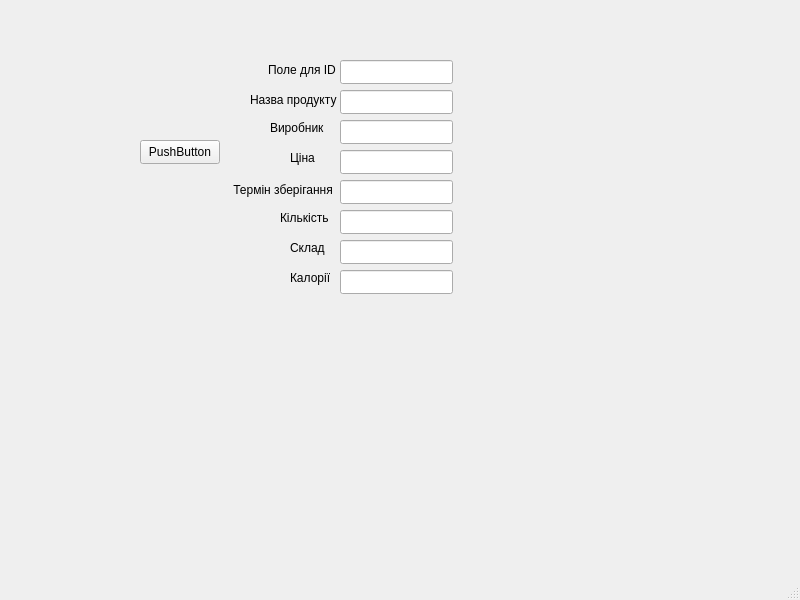
<?xml version="1.0" encoding="UTF-8"?>
<ui version="4.0">
 <class>MainWindow</class>
 <widget class="QMainWindow" name="MainWindow">
  <property name="geometry">
   <rect>
    <x>0</x>
    <y>0</y>
    <width>800</width>
    <height>600</height>
   </rect>
  </property>
  <property name="windowTitle">
   <string>MainWindow</string>
  </property>
  <widget class="QWidget" name="centralwidget">
   <widget class="QPushButton" name="createProductButton">
    <property name="geometry">
     <rect>
      <x>140</x>
      <y>140</y>
      <width>80</width>
      <height>24</height>
     </rect>
    </property>
    <property name="text">
     <string>PushButton</string>
    </property>
   </widget>
   <widget class="QLineEdit" name="idLineEdit">
    <property name="geometry">
     <rect>
      <x>340</x>
      <y>60</y>
      <width>113</width>
      <height>24</height>
     </rect>
    </property>
   </widget>
   <widget class="QLineEdit" name="nameLineEdit">
    <property name="geometry">
     <rect>
      <x>340</x>
      <y>90</y>
      <width>113</width>
      <height>24</height>
     </rect>
    </property>
   </widget>
   <widget class="QLineEdit" name="manufacturerLineEdit">
    <property name="geometry">
     <rect>
      <x>340</x>
      <y>120</y>
      <width>113</width>
      <height>24</height>
     </rect>
    </property>
   </widget>
   <widget class="QLineEdit" name="priceLineEdit">
    <property name="geometry">
     <rect>
      <x>340</x>
      <y>150</y>
      <width>113</width>
      <height>24</height>
     </rect>
    </property>
   </widget>
   <widget class="QLineEdit" name="shelfLifeLineEdit">
    <property name="geometry">
     <rect>
      <x>340</x>
      <y>180</y>
      <width>113</width>
      <height>24</height>
     </rect>
    </property>
   </widget>
   <widget class="QLineEdit" name="quantityLineEdit">
    <property name="geometry">
     <rect>
      <x>340</x>
      <y>210</y>
      <width>113</width>
      <height>24</height>
     </rect>
    </property>
   </widget>
   <widget class="QLineEdit" name="ingredientsLineEdit">
    <property name="geometry">
     <rect>
      <x>340</x>
      <y>240</y>
      <width>113</width>
      <height>24</height>
     </rect>
    </property>
   </widget>
   <widget class="QLineEdit" name="caloriesLineEdit">
    <property name="geometry">
     <rect>
      <x>340</x>
      <y>270</y>
      <width>113</width>
      <height>24</height>
     </rect>
    </property>
   </widget>
   <widget class="QLabel" name="label">
    <property name="geometry">
     <rect>
      <x>268</x>
      <y>60</y>
      <width>71</width>
      <height>20</height>
     </rect>
    </property>
    <property name="text">
     <string>Поле для ID</string>
    </property>
   </widget>
   <widget class="QLabel" name="label_2">
    <property name="geometry">
     <rect>
      <x>250</x>
      <y>90</y>
      <width>91</width>
      <height>20</height>
     </rect>
    </property>
    <property name="text">
     <string>Назва продукту</string>
    </property>
   </widget>
   <widget class="QLabel" name="label_3">
    <property name="geometry">
     <rect>
      <x>270</x>
      <y>120</y>
      <width>61</width>
      <height>16</height>
     </rect>
    </property>
    <property name="text">
     <string>Виробник</string>
    </property>
   </widget>
   <widget class="QLabel" name="label_4">
    <property name="geometry">
     <rect>
      <x>290</x>
      <y>150</y>
      <width>49</width>
      <height>16</height>
     </rect>
    </property>
    <property name="text">
     <string>Ціна</string>
    </property>
   </widget>
   <widget class="QLabel" name="label_5">
    <property name="geometry">
     <rect>
      <x>230</x>
      <y>180</y>
      <width>111</width>
      <height>20</height>
     </rect>
    </property>
    <property name="text">
     <string> Термін зберігання</string>
    </property>
   </widget>
   <widget class="QLabel" name="label_6">
    <property name="geometry">
     <rect>
      <x>280</x>
      <y>210</y>
      <width>49</width>
      <height>16</height>
     </rect>
    </property>
    <property name="text">
     <string>Кількість</string>
    </property>
   </widget>
   <widget class="QLabel" name="label_7">
    <property name="geometry">
     <rect>
      <x>290</x>
      <y>240</y>
      <width>49</width>
      <height>16</height>
     </rect>
    </property>
    <property name="text">
     <string>Склад</string>
    </property>
   </widget>
   <widget class="QLabel" name="label_8">
    <property name="geometry">
     <rect>
      <x>290</x>
      <y>270</y>
      <width>49</width>
      <height>16</height>
     </rect>
    </property>
    <property name="text">
     <string>Калорії</string>
    </property>
   </widget>
  </widget>
  <widget class="QMenuBar" name="menubar">
   <property name="geometry">
    <rect>
     <x>0</x>
     <y>0</y>
     <width>800</width>
     <height>21</height>
    </rect>
   </property>
  </widget>
  <widget class="QStatusBar" name="statusbar"/>
 </widget>
 <resources/>
 <connections/>
</ui>
